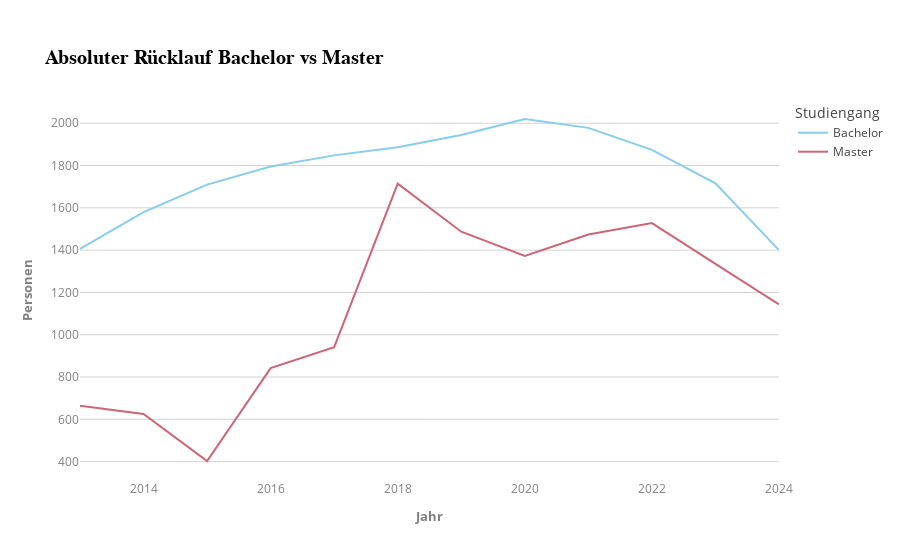

Notebook code cell kept with this figure:
### Code cell
fig = px.line(final_df, x="Jahr", y="Anzahl", color='Studiengang',title='Absoluter Rücklauf Bachelor vs Master', template="infoviz", color_discrete_sequence=px.colors.qualitative.Safe)
fig.update_layout(
    yaxis=dict(title="Personen"),)
fig.show()

### Figure 1 — Plotly figure (JSON) as saved in the notebook; plotly's stock layout.template omitted (floating-point values rounded to 4 significant figures)
{"data": [{"hovertemplate": "Studiengang=Bachelor<br>Jahr=%{x}<br>Anzahl=%{y}<extra></extra>", "legendgroup": "Bachelor", "line": {"color": "rgb(136, 204, 238)", "dash": "solid"}, "marker": {"symbol": "circle"}, "mode": "lines", "name": "Bachelor", "orientation": "v", "showlegend": true, "type": "scatter", "x": ["2013", "2014", "2015", "2016", "2017", "2018", "2019", "2020", "2021", "2022", "2023", "2024"], "xaxis": "x", "y": [1406, 1580, 1710, 1795, 1848, 1886, 1944, 2020, 1978, 1874, 1716, 1400], "yaxis": "y"}, {"hovertemplate": "Studiengang=Master<br>Jahr=%{x}<br>Anzahl=%{y}<extra></extra>", "legendgroup": "Master", "line": {"color": "rgb(204, 102, 119)", "dash": "solid"}, "marker": {"symbol": "circle"}, "mode": "lines", "name": "Master", "orientation": "v", "showlegend": true, "type": "scatter", "x": ["2013", "2014", "2015", "2016", "2017", "2018", "2019", "2020", "2021", "2022", "2023", "2024"], "xaxis": "x", "y": [664, 625, 403, 842, 941, 1714, 1487, 1373, 1474, 1528, 1335, 1143], "yaxis": "y"}], "layout": {"legend": {"title": {"text": "Studiengang"}, "tracegroupgap": 0}, "title": {"text": "Absoluter Rücklauf Bachelor vs Master"}, "xaxis": {"anchor": "y", "domain": [0, 1], "title": {"text": "Jahr"}}, "yaxis": {"anchor": "x", "domain": [0, 1], "title": {"text": "Personen"}}}}
